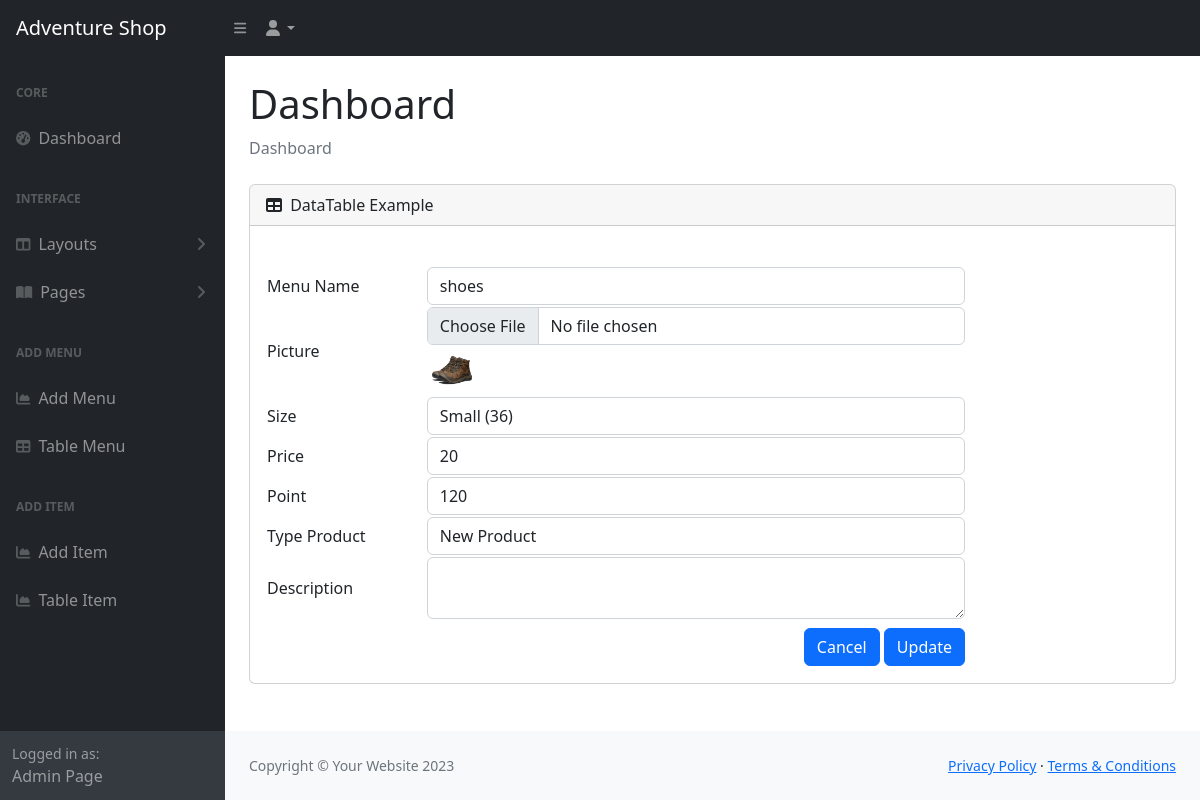
The page /PhpSchool/AdminPage/edit_product.php?proId=43 on the database its author committed.
### tables this page shows
CREATE TABLE `tbl_adventure` (
  `pro_id` int(11) NOT NULL,
  `pro_name` varchar(50) NOT NULL,
  `img` text NOT NULL,
  `size` varchar(50) NOT NULL,
  `point` int(50) NOT NULL,
  `price` int(50) NOT NULL,
  `type_product` varchar(50) NOT NULL,
  `des` varchar(250) NOT NULL
);

### PhpSchool/AdminPage/edit_product.php (the view, shortened to what this page needs)
<!DOCTYPE html>
<html lang="en">
    <head>
        <link href="https://cdn.jsdelivr.net/npm/simple-datatables@7.1.2/dist/style.min.css" rel="stylesheet" />
        <link href="css/styles.css" rel="stylesheet" />
        <?php
            if (include_once('./config.php')) {
                $id = isset($_REQUEST['proId'])? $_REQUEST['proId']: '' ;
                $query = "SELECT * FROM tbl_adventure WHERE pro_id='$id'";
                $result = mysqli_query($con, $query);
                $row=mysqli_fetch_array($result);
        ?>
    </head>
    <body class="sb-nav-fixed">
        <nav class="sb-topnav navbar navbar-expand navbar-dark bg-dark">
            <a class="navbar-brand ps-3" href="daskboad.php">Adventure Shop</a>
            <button class="btn btn-link btn-sm order-1 order-lg-0 me-4 me-lg-0" id="sidebarToggle" href="#!"><i class="fas fa-bars"></i></button>
            <ul class="navbar-nav ms-auto ms-md-0 me-3 me-lg-4">
                <li class="nav-item dropdown">
                    <a class="nav-link dropdown-toggle" id="navbarDropdown" href="#" role="button" data-bs-toggle="dropdown" aria-expanded="false"><i class="fas fa-user fa-fw"></i></a>
                </li>
            </ul>
        </nav>
        <div id="layoutSidenav">
            <div id="layoutSidenav_nav">
                <nav class="sb-sidenav accordion sb-sidenav-dark" id="sidenavAccordion">
                    <div class="sb-sidenav-menu">
                        <div class="nav">
                            <div class="sb-sidenav-menu-heading">Core</div>
                            <a class="nav-link" href="daskboad.php">
                                <div class="sb-nav-link-icon"><i class="fas fa-tachometer-alt"></i></div>
                                Dashboard
                            </a>
                            <div class="sb-sidenav-menu-heading">Interface</div>
                            <a class="nav-link collapsed" href="#" data-bs-toggle="collapse" data-bs-target="#collapseLayouts" aria-expanded="false" aria-controls="collapseLayouts">
                                <div class="sb-nav-link-icon"><i class="fas fa-columns"></i></div>
                                Layouts
                                <div class="sb-sidenav-collapse-arrow"><i class="fas fa-angle-down"></i></div>
                            </a>
                            <a class="nav-link collapsed" href="#" data-bs-toggle="collapse" data-bs-target="#collapsePages" aria-expanded="false" aria-controls="collapsePages">
                                <div class="sb-nav-link-icon"><i class="fas fa-book-open"></i></div>
                                Pages
                                <div class="sb-sidenav-collapse-arrow"><i class="fas fa-angle-down"></i></div>
                            </a>
                            <div class="sb-sidenav-menu-heading">Add Menu</div>
                            <a class="nav-link" href="add_product.php">
                                <div class="sb-nav-link-icon"><i class="fas fa-chart-area"></i></div>
                                Add Menu
                            </a>
                            <a class="nav-link" href="select.php">
                                <div class="sb-nav-link-icon"><i class="fas fa-table"></i></div>
                                Table Menu
                            </a>
                            <div class="sb-sidenav-menu-heading">Add Item</div>
                            <a class="nav-link" href="add_item.php">
                                <div class="sb-nav-link-icon"><i class="fas fa-chart-area"></i></div>
                                Add Item
                            </a>
                            <a class="nav-link" href="selectItem.php">
                                <div class="sb-nav-link-icon"><i class="fas fa-chart-area"></i></div>
                                Table Item
                            </a>
                        </div>
                    </div>
                    <div class="sb-sidenav-footer">
                        <div class="small">Logged in as:</div>
                        Admin Page
                    </div>
                </nav>
            </div>
            <div id="layoutSidenav_content">
                <main>
                    <div class="container-fluid px-4">
                        <h1 class="mt-4">Dashboard</h1>
                        <ol class="breadcrumb mb-4">
                            <li class="breadcrumb-item active">Dashboard</li>
                        </ol>
                        <div class="card mb-4">
                            <div class="card-header">
                                <i class="fas fa-table me-1"></i>
                                DataTable Example
                            </div>
                            <div class="card-body">
                                <form action="<?php echo $_SERVER['REQUEST_URI'];?>" method="post" enctype="multipart/form-data">
                                    <table border="0" width="700" cellspacing=10>
                                        <tr>
                                            <td>Menu Name</td>
                                            <td><input class="form-control" type="text" name="txtname" value="<?php echo $row['pro_name']; ?>"></td>
                                        </tr>
                                        <tr>
                                            <td>Picture</td>
                                            <td><input class="form-control" type="file" name="file" value="../images/<?php echo $row['img']; ?>">
                                            <img src="../images/<?php echo $row['img']; ?>" alt="Current Image" height="50"></td>
                                        </tr>
                                        <tr>
                                            <td>Size</td>
                                            <td>
                                                <select class="form-control" name="txtsize" id="" type="text" value="<?php echo $row['size']; ?>">
                                                    <option>Small (36)</option>
                                                </select>
                                            </td>
                                        </tr>
                                        <tr>
                                            <td>Price</td><br>
                                            <td><input class="form-control" type="text" name="txtprice" value="<?php echo $row['price']; ?>"></td>
                                        </tr>
                                        <tr>
                                            <td>Point</td>
                                            <td><input class="form-control" type="text" name="txtpoint" value="<?php echo $row['point']; ?>"></td>
                                        </tr>
                                        <tr>
                                            <td>Type Product</td>
                                            <td><input class="form-control" type="text" name="txtType" value="<?php echo $row['type_product']; ?>"></td>
                                        </tr>
                                        <tr>
                                            <td>Description</td>
                                            <td><textarea class="form-control" id="exampleFormControlTextarea1" type="text" name="txtdes"></textarea></td>
                                        </tr>
                                        <tr>
                                            <td colspan=2 class="text-end pe-10 pt-2">
                                                <input type="submit" class="btn btn-primary" name="cancel" value="Cancel">
                                                <input type="submit" class="btn btn-primary" name="update" value="Update"></td>
                                        </tr>
                                    </table>
                                </form>
                                <?php
            }
            ?>
                            </div>
                        </div>
                    </div>
                </main>
                <footer class="py-4 bg-light mt-auto">
                    <div class="container-fluid px-4">
                        <div class="d-flex align-items-center justify-content-between small">
                            <div class="text-muted">Copyright &copy; Your Website 2023</div>
                            <div>
                                <a href="#">Privacy Policy</a>
                                &middot;
                                <a href="#">Terms &amp; Conditions</a>
                            </div>
                        </div>
                    </div>
                </footer>
            </div>
        </div>
    </body>
</html>

### rows shown on the page
tbl_adventure: txtname "shoes", img (picture), txtsize "Small (36)", txtprice "20", txtpoint "120", txtType "New Product"
